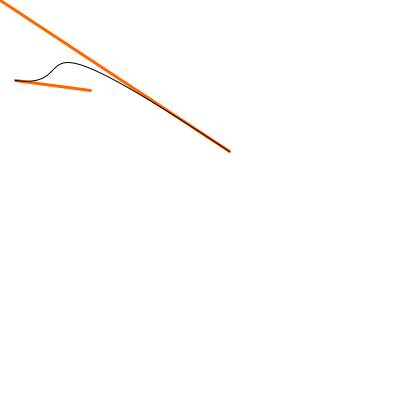
Frame 1 (no input)
Frame 60 (the mouse pressed at the canvas centre just before this capture): identical to frame 1, image omitted
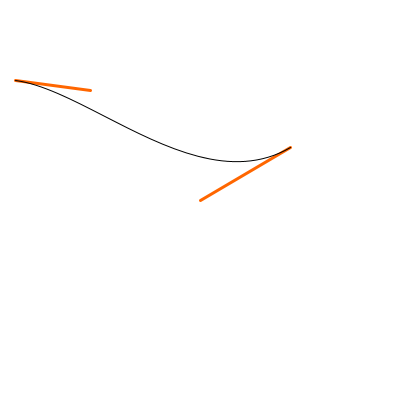
Frame 120 (the mouse held since frame 60 and released just before this capture)

The Processing sketch that drew these frames (run headless with seeded random() and noise(); from frame 60 on, the mouse is pressed at the canvas centre):

// Processing sketch: bezier_control
// ── bezier_control.pde
float anchorX, anchorY;

void setup() {
  size(400, 400); 
  smooth();
  anchorX = random(100, width-100);
  anchorY = random(100, height-100);
}

void draw() {
  background(255);
  noFill();  
  strokeWeight(3);
  stroke(255, 102, 0);
  line(anchorX, anchorY, mouseX, mouseY);
  line(90, 90, 15, 80);
  stroke(0, 0, 0);
  strokeWeight(1);
  bezier(anchorX, anchorY, mouseX, mouseY, 90, 90, 15, 80);
}

void mousePressed() {
  anchorX = random(100, width-100);
  anchorY = random(100, height-100);
}
